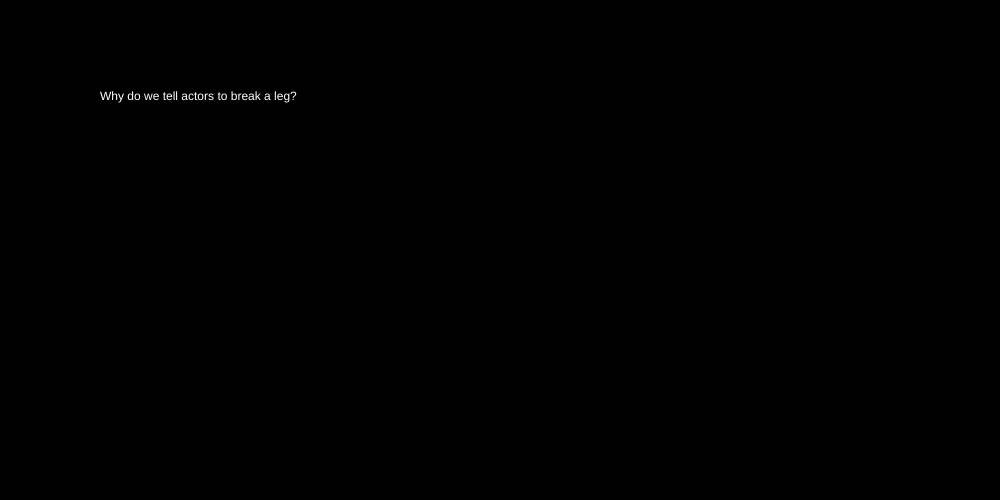
Frame 1 (no input)
Frame 60 (no input): identical to frame 1, image omitted
Frame 120 (the mouse pressed at the canvas centre since frame 60): identical to frame 1, image omitted

The p5.js sketch that drew this single still picture (run headless with seeded random() and noise() and a simulated clock; from frame 60 on, the mouse is pressed at the canvas centre):

// p5.js sketch
// ── sketch.js
var myState = 0;
function preload (){

}

function setup() {
  // put setup code here
  createCanvas(1000, 500);
}

function draw() {
  // put drawing code here
  background('black');

  switch (myState) {
    case 0:
    fill("white");
    text("Why do we tell actors to break a leg?", 100, 100) ;
    break;



    case 1:
    text("Because every play has a cast!", 100, 100) ;
    break;


  }
}


function mouseReleased() {
  myState = myState + 1;
  if (myState > 1) {
    myState = 0;
  }
}
